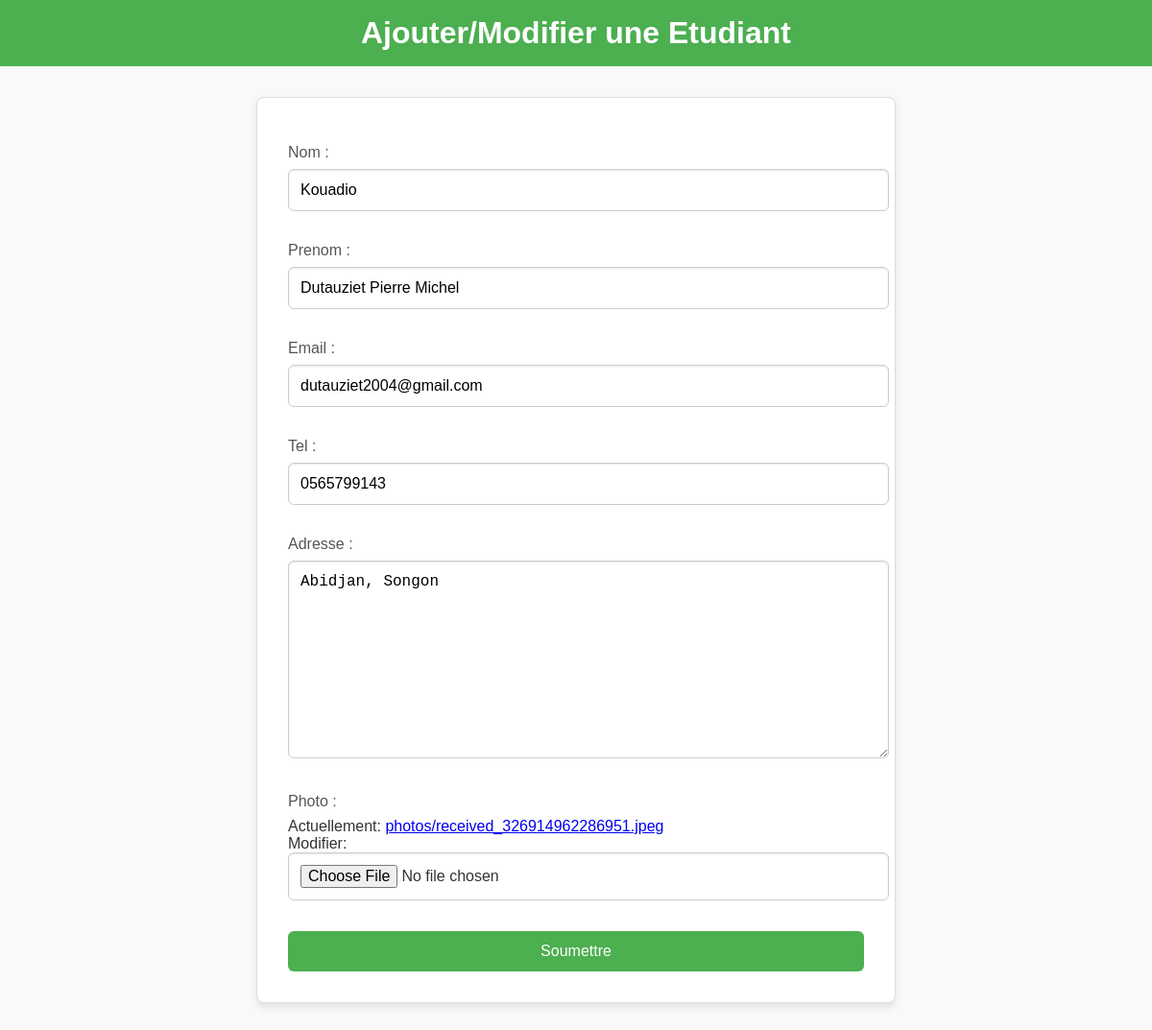
Page /etudiant/ (signed in) on the committed database.
### MON_CV/models.py (models this page shows, shortened)
class Etudiant(models.Model):
    user = models.OneToOneField(User, on_delete=models.CASCADE)  # Relation avec l'utilisateur Django
    nom = models.CharField(max_length=100)
    prenom = models.CharField(max_length=100)
    email = models.EmailField(unique=True)  # Unicité pour éviter les doublons
    tel = models.CharField(max_length=15)
    adresse = models.TextField()
    photo = models.ImageField(upload_to='photos/', default='photos/default.jpg')

### MON_CV/views.py (the view)
# urls.py: path('etudiant/', views.etudiant_form, name='etudiant_form'),
@login_required
def etudiant_form(request):
    try:
        etudiant = Etudiant.objects.get(user=request.user)
    except Etudiant.DoesNotExist:
        etudiant = None
    if request.method == "POST":
        form = EtudiantForm(request.POST, request.FILES, instance=etudiant)
        if form.is_valid():
            etudiant = form.save(commit=False)
            etudiant.user = request.user
            etudiant.save()
            return redirect('ajouter_cv')  # Redirige vers la page principale d'ajout de CV
    else:
        form = EtudiantForm(instance=etudiant)
    return render(request, 'ajouter_etudiant.html', {'form': form})

### MON_CV/forms.py
class EtudiantForm(forms.ModelForm):
    class Meta:
        model = Etudiant
        fields = ['nom', 'prenom', 'email', 'tel', 'adresse', 'photo']

### templates/ajouter_etudiant.html (shortened to what this page needs)
<!DOCTYPE html>
<html lang="fr">
{% load static %}
<head>
    <link rel="stylesheet" href="{% static 'css/formulaire.css' %}">
</head>
<body>
    <header>
        <h1>Ajouter/Modifier une Etudiant</h1>
    </header>
    <main>
        <form method="POST" enctype="multipart/form-data">
    {{ form.as_p }}
    <button type="submit">Soumettre</button>
</form>
    </main>
</body>
</html>

### static/css/formulaire.css (style rules this page uses)
body { font-family: Arial, sans-serif; margin: 0; padding: 0; background-color: #f9f9f9; color: #333; }
header { background-color: #4CAF50; color: white; text-align: center; padding: 1rem 0; }
header h1 { margin: 0; font-size: 2rem; }
form { max-width: 600px; margin: 2rem auto; padding: 2rem; background-color: white; border: 1px solid #ddd; border-radius: 8px; box-shadow: 0 4px 8px rgba(0, 0, 0, 0.1); }
form label { display: block; font-size: 1rem; margin-bottom: 0.5rem; color: #555; }
form input, form textarea, form select { width: 100%; padding: 0.75rem; margin-bottom: 1rem; border: 1px solid #ccc; border-radius: 6px; font-size: 1rem; box-shadow: inset 0 1px 2px rgba(0, 0, 0, 0.1); transition: border-color 0.3s; }
form button { width: 100%; padding: 0.75rem; background-color: #4CAF50; color: white; border: none; border-radius: 6px; font-size: 1rem; cursor: pointer; transition: background-color 0.3s, transform 0.2s; }

### rows in the picture
Etudiant: nom "Kouadio", prenom "Dutauziet Pierre Michel", email "dutauziet2004@gmail.com", tel "0565799143", adresse "Abidjan, Songon"
